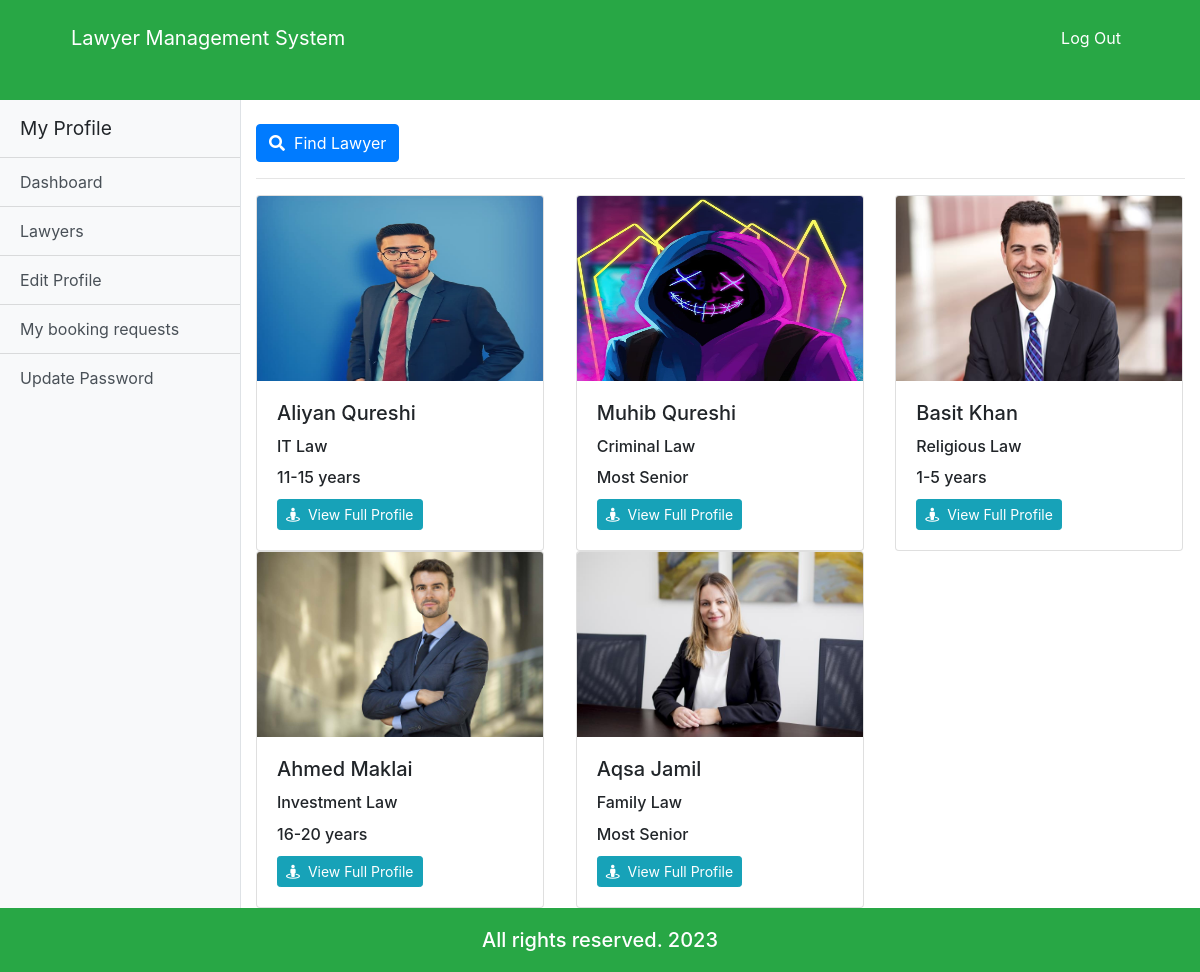
The app's page /lawyerfind.php (signed in), older data.
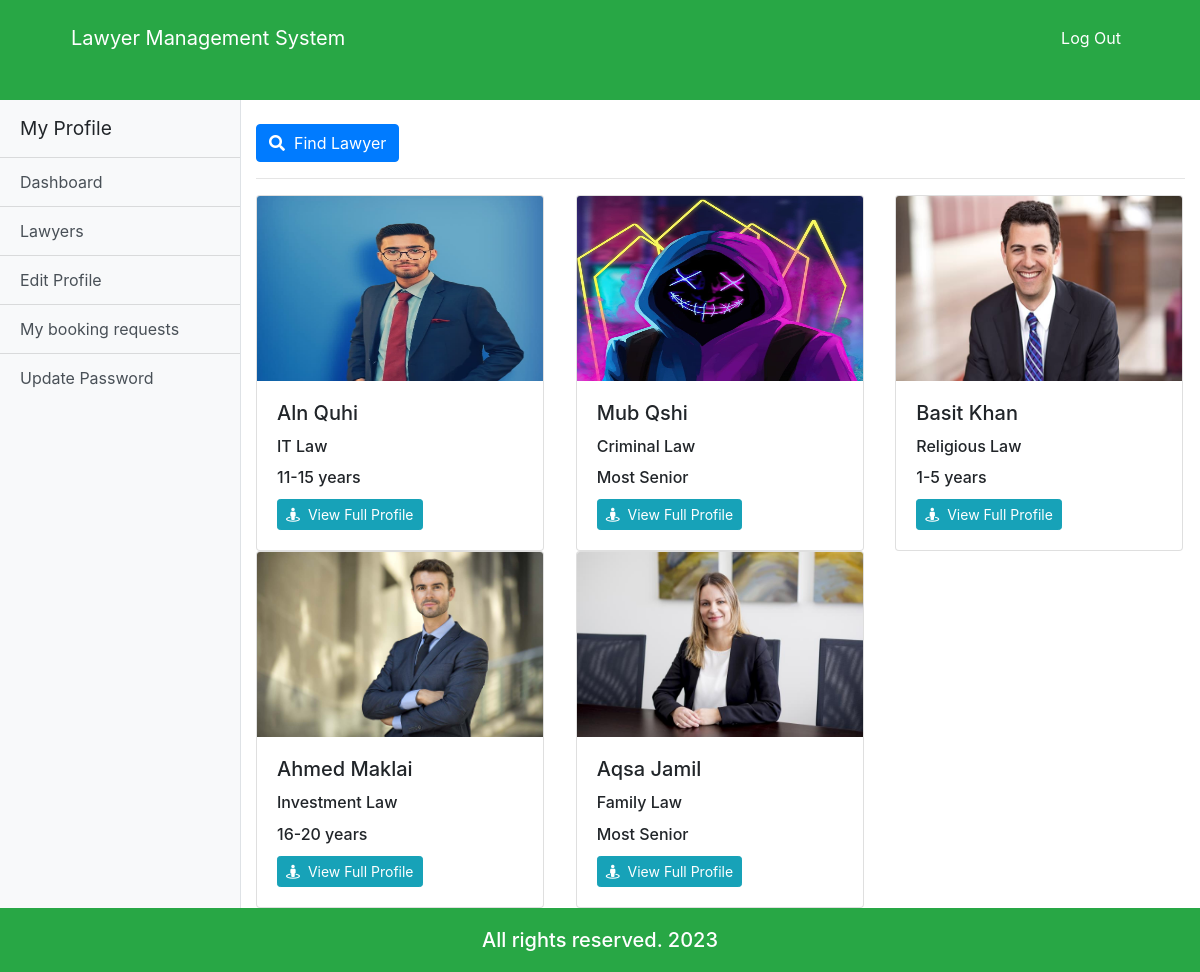
The same page, newer data.
### tables this page shows
CREATE TABLE `user` (
  `u_id` varchar(20) NOT NULL,
  `first_Name` varchar(100) NOT NULL,
  `last_Name` varchar(100) NOT NULL,
  `email` varchar(100) NOT NULL,
  `password` varchar(100) NOT NULL,
  `status` varchar(100) NOT NULL,
  `role` varchar(100) NOT NULL
);

CREATE TABLE `lawyer` (
  `lawyer_id` varchar(20) NOT NULL,
  `contact_Number` varchar(15) NOT NULL,
  `university_College` varchar(100) NOT NULL,
  `degree` varchar(100) NOT NULL,
  `passing_year` varchar(100) NOT NULL,
  `full_address` varchar(200) NOT NULL,
  `city` varchar(50) NOT NULL,
  `zip_code` varchar(50) NOT NULL,
  `practise_Length` varchar(100) NOT NULL,
  `case_handle` varchar(500) NOT NULL,
  `speciality` varchar(100) NOT NULL,
  `image` varchar(150) NOT NULL
);

### lawyerfind.php (the view, shortened to what this page needs)
<?php
	if($_SESSION['login']==TRUE AND $_SESSION['status']=='Active'){
	?>
	<!doctype html>
	<html lang="en">
		<head>
			<link rel="stylesheet" href="https://use.fontawesome.com/releases/v5.8.1/css/all.css">
			<link rel="stylesheet" href="css/all.css">
			<link rel="stylesheet" href="css/simple-sidebar.css">
			<link rel="stylesheet" href="css/bootstrap.css">
			<link rel="stylesheet" href="css/style.css">
			<link rel="stylesheet" href="css/media.css">
		</head>
		<body>
			<header class="customnav bg-success">
				<div class="container">
					<div class="row">
						<div class="col-md-12">
							<nav class="navbar navbar-expand-lg ">
								<a class="navbar-brand cus-a" href="#">Lawyer Management System</a>
								<div class="collapse navbar-collapse" id="navbarSupportedContent">
									<ul class="navbar-nav ml-auto ">
										<li class="">
											<a class="nav-link cus-a" href="logout.php">Log Out</a>
										</li>
									</ul>
								</div>
							</nav>
						</div>
					</div>
				</div>
			</header>
			<body>
				<div class="d-flex" id="wrapper">
					<div class="bg-light border-right" id="sidebar-wrapper">
						<div class="sidebar-heading">My Profile</div>
						<div class="list-group list-group-flush">
							<a href="user_dashboard.php" class="list-group-item list-group-item-action bg-light">Dashboard</a>
							<a href="lawyerfind.php" class="list-group-item list-group-item-action bg-light">Lawyers</a>
							<a href="user_profile.php" class="list-group-item list-group-item-action bg-light">Edit Profile</a>
							<a href="user_booking.php" class="list-group-item list-group-item-action bg-light">My booking requests</a>
							<a href="update_password.php" class="list-group-item list-group-item-action bg-light">Update Password</a>
						</div>
					</div>
					<div id="page-content-wrapper">
			<div class="" id="wrapper">
				<section class="">
					<div class="container">
					<br/>
					<a href="findlawyer2.php"type="submit" class="btn btn-md btn-primary "><i class="fa fa-search"></i>&nbsp; Find Lawyer</a>
					<hr/>
						<div class="row " >
							<?php
								$conn = connect();
								$result = mysqli_query($conn,"SELECT * FROM user,lawyer WHERE user.u_id=lawyer.lawyer_id AND user.status='Active'");
								while($row = mysqli_fetch_array($result)) {
								?>
								<div class="col-md-4">
									<div class="card" style="width: 18rem;">
										<img src="images/upload/<?php echo $row["image"]; ?>" class="card-img-top cusimg img-fluid" alt="img">
										<div class="card-body">
											<h5 class="card-title"><?php echo $row["first_Name"]; ?> <?php echo $row["last_Name"]; ?></h5>
											<h6 class="card-title"><?php echo $row["speciality"]; ?></h6>
											<h6 class="card-title"><span><?php echo $row["practise_Length"]; ?></span></h6>
											<a class="btn btn-sm btn-info" href="lawyerfind1.php?u_id=<?php echo $row["u_id"]; ?>"><i class="fa fa-street-view"></i>&nbsp; View Full Profile</a>
										</div>
									</div>
								</div>
								<?php
								}
							?>
						</div>
					</div>
				</section>
			</div>
					</div>
				</div>
			</body>
			<footer class="bg-success">
				<div class="container">
					<div class="row">
						<div class="col">
							<h5>All rights reserved. 2023</h5>
						</div>
					</div>
				</div>
			</footer>
		</body>
	</html>
	<?php
	}else
	header('location:login.php?deactivate');
?>

Row changes from the older to the newer data that the page shows:
changed user "IT Law": first_Name "Aliyan" → "Aln"; last_Name "Qureshi" → "Quhi"
changed user "Criminal Law": first_Name "Muhib" → "Mub"; last_Name "Qureshi" → "Qshi"
